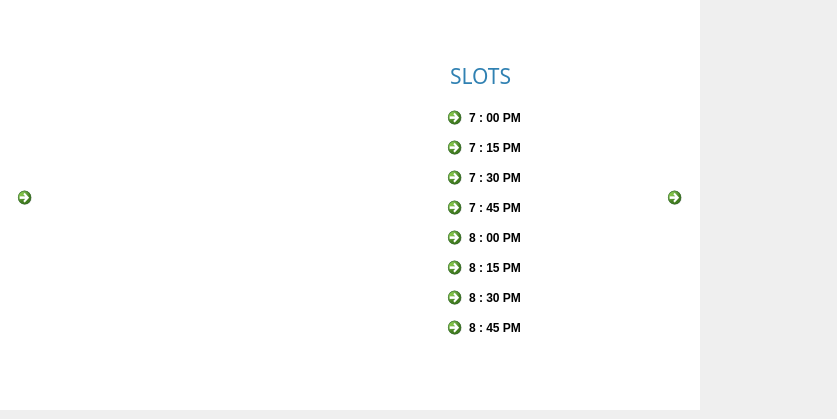
    <widget class="QWidget" name="det_9">
     <widget class="QLabel" name="img_13">
      <property name="geometry">
       <rect>
        <x>-30</x>
        <y>30</y>
        <width>490</width>
        <height>320</height>
       </rect>
      </property>
      <property name="text">
       <string/>
      </property>
      <property name="pixmap">
       <pixmap>../Resourses/img14.png</pixmap>
      </property>
      <property name="scaledContents">
       <bool>true</bool>
      </property>
     </widget>
     <widget class="QCommandLinkButton" name="push_13">
      <property name="geometry">
       <rect>
        <x>660</x>
        <y>180</y>
        <width>168</width>
        <height>41</height>
       </rect>
      </property>
      <property name="text">
       <string/>
      </property>
      <property name="icon">
       <iconset>
        <normaloff>../Resourses/next_icon.jpg</normaloff>../Resourses/next_icon.jpg</iconset>
      </property>
     </widget>
     <widget class="QCommandLinkButton" name="push_24">
      <property name="geometry">
       <rect>
        <x>10</x>
        <y>180</y>
        <width>31</width>
        <height>41</height>
       </rect>
      </property>
      <property name="text">
       <string/>
      </property>
      <property name="icon">
       <iconset>
        <normaloff>../Resourses/back_icon.jpg</normaloff>../Resourses/back_icon.jpg</iconset>
      </property>
     </widget>
     <widget class="QCommandLinkButton" name="sl_65">
      <property name="geometry">
       <rect>
        <x>440</x>
        <y>280</y>
        <width>168</width>
        <height>41</height>
       </rect>
      </property>
      <property name="text">
       <string>8 : 30 PM</string>
      </property>
     </widget>
     <widget class="QCommandLinkButton" name="sl_66">
      <property name="geometry">
       <rect>
        <x>440</x>
        <y>310</y>
        <width>168</width>
        <height>41</height>
       </rect>
      </property>
      <property name="text">
       <string>8 : 45 PM</string>
      </property>
     </widget>
     <widget class="QCommandLinkButton" name="sl_67">
      <property name="geometry">
       <rect>
        <x>440</x>
        <y>250</y>
        <width>168</width>
        <height>41</height>
       </rect>
      </property>
      <property name="text">
       <string>8 : 15 PM</string>
      </property>
     </widget>
     <widget class="QCommandLinkButton" name="sl_68">
      <property name="geometry">
       <rect>
        <x>440</x>
        <y>160</y>
        <width>168</width>
        <height>41</height>
       </rect>
      </property>
      <property name="text">
       <string>7 : 30 PM</string>
      </property>
     </widget>
     <widget class="QCommandLinkButton" name="sl_69">
      <property name="geometry">
       <rect>
        <x>440</x>
        <y>130</y>
        <width>168</width>
        <height>41</height>
       </rect>
      </property>
      <property name="text">
       <string>7 : 15 PM</string>
      </property>
     </widget>
     <widget class="QCommandLinkButton" name="sl_70">
      <property name="geometry">
       <rect>
        <x>440</x>
        <y>220</y>
        <width>168</width>
        <height>41</height>
       </rect>
      </property>
      <property name="text">
       <string>8 : 00 PM</string>
      </property>
     </widget>
     <widget class="QCommandLinkButton" name="sl_71">
      <property name="geometry">
       <rect>
        <x>440</x>
        <y>100</y>
        <width>168</width>
        <height>41</height>
       </rect>
      </property>
      <property name="text">
       <string>7 : 00 PM</string>
      </property>
     </widget>
     <widget class="QLabel" name="text_29">
      <property name="geometry">
       <rect>
        <x>450</x>
        <y>40</y>
        <width>141</width>
        <height>71</height>
       </rect>
      </property>
      <property name="font">
       <font>
        <family>Arial Rounded MT Bold</family>
        <pointsize>16</pointsize>
        <bold>false</bold>
       </font>
      </property>
      <property name="focusPolicy">
       <enum>Qt::NoFocus</enum>
      </property>
      <property name="acceptDrops">
       <bool>false</bool>
      </property>
      <property name="autoFillBackground">
       <bool>false</bool>
      </property>
      <property name="styleSheet">
       <string notr="true">color: rgb(48, 129, 178);
</string>
      </property>
      <property name="text">
       <string>SLOTS</string>
      </property>
      <property name="textFormat">
       <enum>Qt::AutoText</enum>
      </property>
      <property name="scaledContents">
       <bool>false</bool>
      </property>
     </widget>
     <widget class="QCommandLinkButton" name="sl_72">
      <property name="geometry">
       <rect>
        <x>440</x>
        <y>190</y>
        <width>168</width>
        <height>41</height>
       </rect>
      </property>
      <property name="text">
       <string>7 : 45 PM</string>
      </property>
     </widget>
     <widget class="QLabel" name="img_34">
      <property name="geometry">
       <rect>
        <x>0</x>
        <y>0</y>
        <width>700</width>
        <height>410</height>
       </rect>
      </property>
      <property name="styleSheet">
       <string notr="true">background-color: rgb(255, 255, 255);</string>
      </property>
      <property name="text">
       <string/>
      </property>
     </widget>
     <zorder>img_34</zorder>
     <zorder>img_13</zorder>
     <zorder>push_13</zorder>
     <zorder>push_24</zorder>
     <zorder>sl_65</zorder>
     <zorder>sl_66</zorder>
     <zorder>sl_67</zorder>
     <zorder>sl_68</zorder>
     <zorder>sl_69</zorder>
     <zorder>sl_70</zorder>
     <zorder>sl_71</zorder>
     <zorder>text_29</zorder>
     <zorder>sl_72</zorder>
    </widget>
